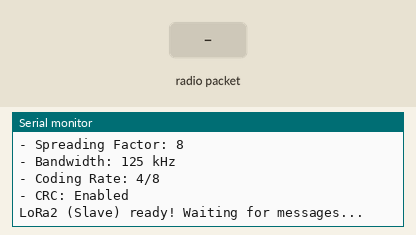
The sketch below on a simulated ESP32. On the bench: the last lines printed to the serial monitor. Inputs (shaded band) come from the test bench. No radio packets arrive unless stated.

Above: at 2.2 s.
2.3 s: radio packet "PING:LoRa1:" arrives
At 3.2 s:
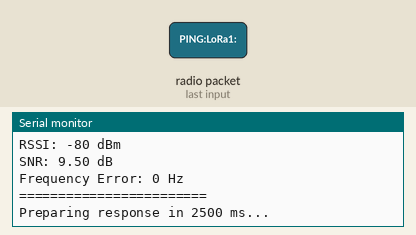
3.8 s: radio packet "1" arrives
At 7.87 s:
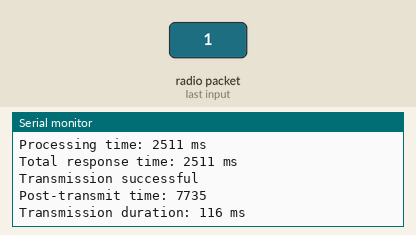

Measured:
- after the input at 2.3 s, the serial monitor: prints a new line at once (image 1)
- after the input at 3.8 s, the serial monitor: prints a new line after 1.3 s (image 2)

The sketch:

lora_gps-d_node.ino
```cpp
/*
 * LoRa Node 2 - Adafruit Huzzah32 + RFM95W FeatherWing
 * Waits for messages, then responds when receiving them
 *
 * Required Libraries:
 * - LoRa library by Sandeep Mistry (install via Library Manager)
 *
 * Wiring (FeatherWing should auto-connect when stacked):
 * RFM95W FeatherWing -> Huzzah32
 * CS   -> Pin 33 (default for FeatherWing)
 * RST  -> Pin 27 (default for FeatherWing)
 * INT  -> Pin 12 (default for FeatherWing)
 * SCK  -> Pin 5  (SPI)
 * MISO -> Pin 19 (SPI)
 * MOSI -> Pin 18 (SPI)
 */

#include <SPI.h>
#include <LoRa.h>

// FeatherWing pin definitions for Huzzah32
#define LORA_CS     33
#define LORA_RST    27
#define LORA_IRQ    12

// LoRa frequency
#define LORA_FREQ   915E6

// Node identification and timing
const char* nodeID = "LoRa2";
unsigned long responseDelay = 2500;      // Fixed delay before responding (longer for slave)
unsigned long radioSettleTime = 150;    // Time to let radio settle after TX
unsigned long preTransmitDelay = 50;    // Delay before transmission for clean state
int messageCounter = 0;
int expectedSequence = 1;               // Track expected sequence from Node 1
unsigned long lastReceiveTime = 0;
unsigned long processingStartTime = 0;   // Track processing time for ToF
bool radioInReceiveMode = false;

void setup() {
  Serial.begin(115200);
  delay(1000);

  Serial.println("LoRa Node 2 - Deterministic Ping-Pong Slave");
  Serial.println("============================================");

  // Setup LoRa transceiver module
  LoRa.setPins(LORA_CS, LORA_RST, LORA_IRQ);

  // Initialize LoRa with retries
  int retries = 0;
  while (!LoRa.begin(LORA_FREQ) && retries < 5) {
    Serial.println("LoRa init failed, retrying...");
    delay(1000);
    retries++;
  }

  if (retries >= 5) {
    Serial.println("LoRa initialization failed completely!");
    Serial.println("Check wiring and connections!");
    while (1);
  }

  Serial.println("LoRa init succeeded.");
  Serial.print("Frequency: ");
  Serial.print(LORA_FREQ / 1E6);
  Serial.println(" MHz");

  // Optimized LoRa parameters for reliability and ToF accuracy (must match Node 1)
  LoRa.setTxPower(17);              // Clean signal strength
  LoRa.setSpreadingFactor(8);       // Good sensitivity vs speed balance
  LoRa.setSignalBandwidth(125E3);
  LoRa.setCodingRate4(8);           // Error correction for reliability
  LoRa.setSyncWord(0x12);
  LoRa.enableCrc();
  //LoRa.enableInvertIQ(false);       // Consistent IQ setting

  Serial.println("LoRa parameters set:");
  Serial.println("- TX Power: 17 dBm");
  Serial.println("- Spreading Factor: 8");
  Serial.println("- Bandwidth: 125 kHz");
  Serial.println("- Coding Rate: 4/8");
  Serial.println("- CRC: Enabled");
  Serial.println();

  // Put radio in receive mode initially
  enterReceiveMode();

  Serial.println("LoRa2 (Slave) ready! Waiting for messages...");
  Serial.println();
}

void loop() {
  receiveMessage();
  delay(10); // Minimal delay for responsiveness
}

void enterReceiveMode() {
  if (!radioInReceiveMode) {
    LoRa.receive();
    radioInReceiveMode = true;
    delay(10); // Brief settle time for receive mode
  }
}

void sendMessage() {
  messageCounter++;
  String message = "PONG:" + String(nodeID) + ":" + String(messageCounter);

  // Exit receive mode before transmitting
  radioInReceiveMode = false;

  Serial.println("=== SENDING MESSAGE ===");
  Serial.print("Message: ");
  Serial.println(message);
  Serial.print("Sequence: ");
  Serial.println(messageCounter);

  // Record precise timing for ToF calculations
  unsigned long preTransmitTime = millis();
  Serial.print("Pre-transmit time: ");
  Serial.println(preTransmitTime);
  Serial.print("Processing time: ");
  Serial.print(preTransmitTime - processingStartTime);
  Serial.println(" ms");
  Serial.print("Total response time: ");
  Serial.print(preTransmitTime - lastReceiveTime);
  Serial.println(" ms");

  // Ensure clean radio state before transmission
  LoRa.idle();
  delay(preTransmitDelay);

  // Transmit with precise timing
  LoRa.beginPacket();
  LoRa.print(message);
  int result = LoRa.endPacket(false); // Non-blocking mode

  unsigned long postTransmitTime = millis();

  if (result == 1) {
    Serial.println("Transmission successful");
  } else {
    Serial.println("Transmission failed!");
  }

  Serial.print("Post-transmit time: ");
  Serial.println(postTransmitTime);
  Serial.print("Transmission duration: ");
  Serial.print(postTransmitTime - preTransmitTime);
  Serial.println(" ms");

  // Wait for transmission to complete and radio to settle
  delay(radioSettleTime);

  // Re-enter receive mode
  enterReceiveMode();

  Serial.println("Message sent! Radio back in receive mode...");
  Serial.println();
}

void receiveMessage() {
  int packetSize = LoRa.parsePacket();

  if (packetSize) {
    lastReceiveTime = millis();
    processingStartTime = lastReceiveTime;

    Serial.println("=== MESSAGE RECEIVED ===");
    Serial.print("Receive time: ");
    Serial.println(lastReceiveTime);
    Serial.print("Packet size: ");
    Serial.println(packetSize);
    Serial.print("Message: ");

    String receivedMessage = "";
    while (LoRa.available()) {
      receivedMessage += (char)LoRa.read();
    }

    Serial.println(receivedMessage);

    // Parse sequence number if it's in expected format
    if (receivedMessage.startsWith("PING:LoRa1:")) {
      int seqStart = receivedMessage.lastIndexOf(':') + 1;
      int receivedSeq = receivedMessage.substring(seqStart).toInt();

      if (receivedSeq != expectedSequence) {
        Serial.print("*** SEQUENCE MISMATCH: Expected ");
        Serial.print(expectedSequence);
        Serial.print(", got ");
        Serial.println(receivedSeq);
      } else {
        Serial.println("*** SEQUENCE CORRECT");
      }
      expectedSequence = receivedSeq + 1;
    }

    Serial.print("RSSI: ");
    Serial.print(LoRa.packetRssi());
    Serial.println(" dBm");
    Serial.print("SNR: ");
    Serial.print(LoRa.packetSnr());
    Serial.println(" dB");
    Serial.print("Frequency Error: ");
    Serial.print(LoRa.packetFrequencyError());
    Serial.println(" Hz");
    Serial.println("========================");

    // Fixed delay before responding (deterministic for ToF)
    Serial.print("Preparing response in ");
    Serial.print(responseDelay);
    Serial.println(" ms...");

    delay(responseDelay);
    sendMessage();
  }
}
```
